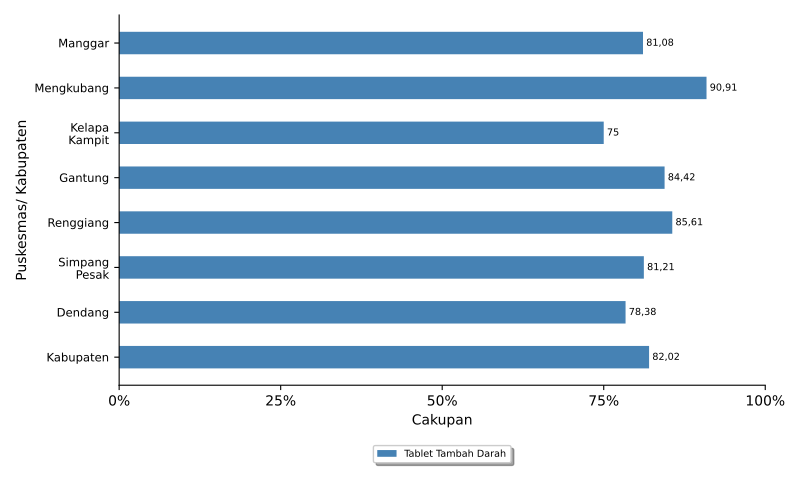

The Python source for this figure:
import numpy as np
import matplotlib.pyplot as plt
import pandas
from textwrap import wrap
from matplotlib.ticker import FuncFormatter
import locale
locale.setlocale(locale.LC_ALL, 'id_ID.UTF8')
plt.rcParams['pdf.fonttype'] = 42
# plt.rcParams['figure.figsize'] = 8, 5

import sys, os, inspect
currentdir = os.path.dirname(os.path.abspath(inspect.getfile(inspect.currentframe())))
parentdir = os.path.dirname(currentdir)
sys.path.insert(0, parentdir)

berkasData = currentdir +'\\bab_05_05_dataTTD.csv'
berkasSimpan = currentdir +'\\bab_05_05_TTD.pdf'
# judulDiagram = 'Cakupan Pemberian Tablet Tambah Darah\nTahun 2021'
sumbuX = 'Cakupan'
sumbuY = 'Puskesmas'
tickerSumbuX = np.arange(0,110,25)

# read data file
colnames = ['kecamatan','TTD']
data = pandas.read_csv(berkasData, names=colnames, sep=';')
kecamatan = data.kecamatan.tolist()
bar1 = data.TTD.tolist()
# print(kecamatan)
# print(bar1)

ind = np.arange(len(kecamatan))  # the x locations for the groups
width = 0.5       # the width of the bars

# make bars
fig, ax = plt.subplots()
rects1 = ax.barh(ind, bar1, width, color='steelblue', label = 'Tablet Tambah Darah')

# add some text for labels, title and axes ticks
# ax.set_title(judulDiagram)
ax.set_xticks(tickerSumbuX)
ax.set_xlabel(sumbuX)
ax.xaxis.set_major_formatter(FuncFormatter(lambda x, pos: '{:n}%'.format(x)))

ax.set_yticks(ind)
ax.set_yticklabels(list([ '\n'.join(wrap(l, 10)) for l in kecamatan ]), fontsize='small')

ax.set_ylabel(sumbuY)
ax.invert_yaxis()

ax.spines['top'].set_visible(False)
ax.spines['right'].set_visible(False)

# box = ax.get_position()
# ax.set_position([box.x0, box.y0 + box.height * 0.1, box.width, box.height * 0.9])
ax.legend(fontsize='x-small', loc='upper center', bbox_to_anchor=(0.5, -0.15), fancybox=True, shadow=True, ncol=2)

# make labels for bars

for i, v in enumerate(bar1):
    ax.text(v+0.5, i, '{:n}'.format(v), ha='left', va='center', fontsize='x-small')

# finishing
pyrfig = plt.figure(1)
pyrfig.set_figwidth(8)
pyrfig.set_figheight(5)
# tight_layout to make consistent size
# adjust subplot to make room for legend
fig.subplots_adjust(bottom=-0.15)
plt.tight_layout()
plt.savefig(berkasSimpan)
plt.close(pyrfig)
# plt.show()
